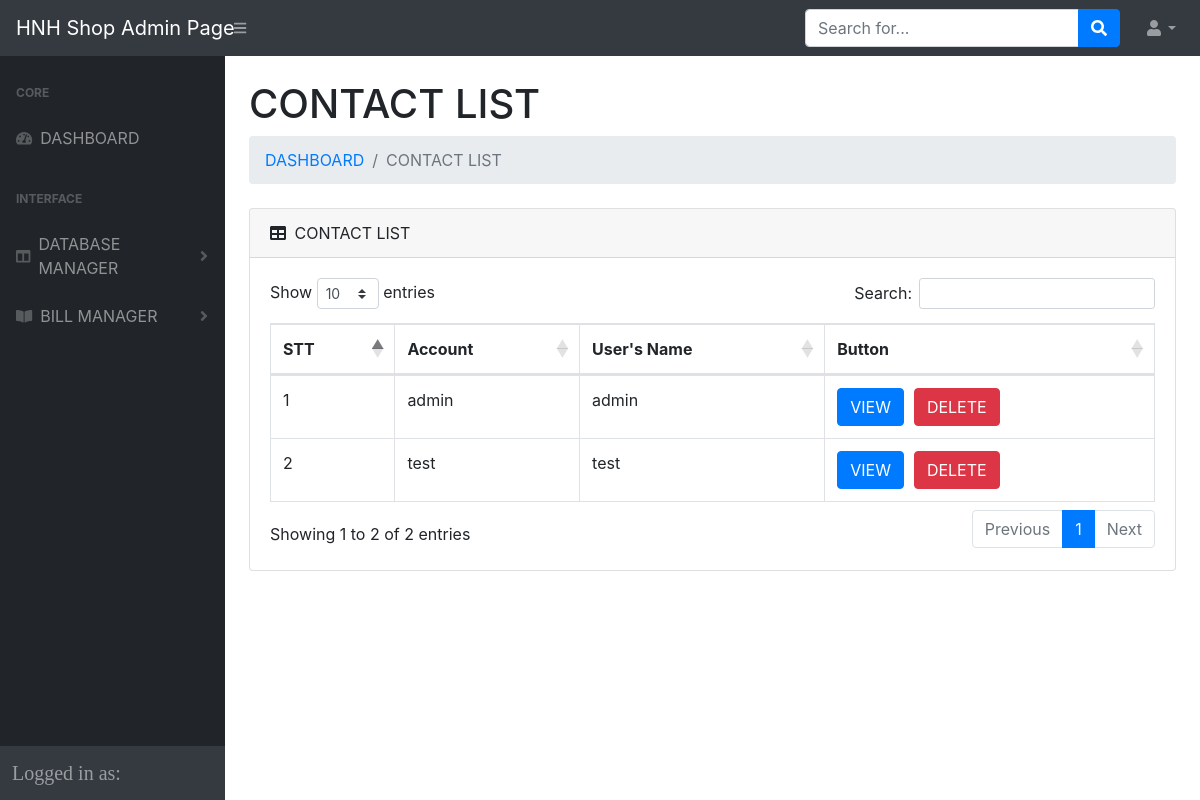
The app's page /admin-test/contact.php with its own data.
### tables this page shows
CREATE TABLE `contact` (
  `stt` int(11) NOT NULL,
  `id_user` int(11) NOT NULL,
  `string` varchar(255) NOT NULL
);

CREATE TABLE `accounts` (
  `id` int(11) NOT NULL,
  `username` varchar(255) NOT NULL,
  `password` varchar(255) NOT NULL,
  `lv` int(11) NOT NULL
);

CREATE TABLE `users` (
  `id` int(4) NOT NULL,
  `name` varchar(255) NOT NULL,
  `image` varchar(255) NOT NULL,
  `address` varchar(255) DEFAULT NULL,
  `phoneNumber` varchar(255) DEFAULT NULL
);

### models/DataProvider.php (called while the page is built, shortened)
<?php
class DataProvider
{
	private $link;
	function __construct()
	{
		$this->link = new PDO("mysql:host=localhost;dbname=sellclothes",'root','');
		$this->link->exec("set names utf8mb4_unicode_ci");
		$this->link->setAttribute(PDO::ATTR_ERRMODE, PDO::ERRMODE_EXCEPTION);
	}
	function FetchAll($sql)
	{
		$db=$this->link->prepare($sql);
		$db->execute();
		$result=$db->fetchAll(\PDO::FETCH_ASSOC);
		return $result;
	}
	function __destruct()
	{
		$this->link=null;
	}
}
?>

### admin-test/contact.php (the view, shortened to what this page needs)
<?php
include_once("../models/DataProvider.php");
?>
<!DOCTYPE html>
<html lang="en">
    <head>
        <link href="css/styles.css" rel="stylesheet" />
        <link href="https://cdn.datatables.net/1.10.20/css/dataTables.bootstrap4.min.css" rel="stylesheet" />
    </head>
    <body>
        <nav class="sb-topnav navbar navbar-expand navbar-dark bg-dark">
            <a class="navbar-brand" href="index.php">HNH Shop Admin Page</a>
            <button class="btn btn-link btn-sm order-1 order-lg-0" id="sidebarToggle" href="#"><i class="fas fa-bars"></i></button>
            <form class="d-none d-md-inline-block form-inline ml-auto mr-0 mr-md-3 my-2 my-md-0">
                <div class="input-group">
                    <input class="form-control" type="text" placeholder="Search for..." aria-label="Search" aria-describedby="basic-addon2" />
                    <div class="input-group-append">
                        <button class="btn btn-primary" type="button"><i class="fas fa-search"></i></button>
                    </div>
                </div>
            </form>
            <ul class="navbar-nav ml-auto ml-md-0">
                <li class="nav-item dropdown">
                    <a class="nav-link dropdown-toggle" id="userDropdown" href="#" role="button" data-toggle="dropdown" aria-haspopup="true" aria-expanded="false"><i class="fas fa-user fa-fw"></i></a>
                </li>
            </ul>
        </nav>
        <div id="layoutSidenav">
            <?php
                include_once('menu-slide.php');
            ?>
            <div id="layoutSidenav_content">
                <main>
                    <div class="container-fluid">
                        <h1 class="mt-4"> CONTACT LIST</h1>
                        <ol class="breadcrumb mb-4">
                            <li class="breadcrumb-item"><a href="index.php">DASHBOARD</a></li>
                            <li class="breadcrumb-item active"> CONTACT LIST</li>
                        </ol>
<div class="card mb-4">
    <div class="card-header" >
        <i class="fas fa-table mr-1"></i>
        CONTACT LIST
    </div>
    <div class="card-body">
        <div class="table-responsive" >
            <table class="table table-bordered" id="dataTable" width="100%" cellspacing="0">
                    <thead>
                        <tr>
                            <th>STT</th>
                            <th>Account</th>
                            <th>User's Name</th>
                            <th>Button</th>
                        </tr>
                    </thead>
                    <tbody>
                        <?php
                           include_once("../models/DataProvider.php");
                            $db=new DataProvider();
                            $sql="SELECT contact.stt, accounts.username, users.name,contact.id_user, contact.string FROM contact INNER JOIN users on users.id=contact.id_user INNER JOIN accounts on users.id=accounts.id";
                            $array=$db->FetchAll($sql);
                            foreach($array as $contact){
                                echo "<tr>";
                                    echo "<td class='stt'>$contact[stt]</td>";
                                    echo "<td class='username'> $contact[username] </td>";
                                    echo "<td class='name' data-id_user=$contact[stt]>$contact[name]</td>";
                                    echo "<td><button class='btn-view btn btn-primary' data-toggle='modal' data-target='#exampleModal'>VIEW</button>";
                                    echo "<button class='btn-delete btn btn-danger' style='margin-left:10px' >DELETE</button></td>";
                                echo "</tr>";
                            }
                            ?>
                    </tbody>
                </table>
                </div>
            </div>
        </div>
    </div>
</div>
    </div>
    </body>
</html>

### records on screen
contact: stt "1", accounts.username "admin", id_user.name "admin"
contact: stt "2", accounts.username "test", id_user.name "test"
